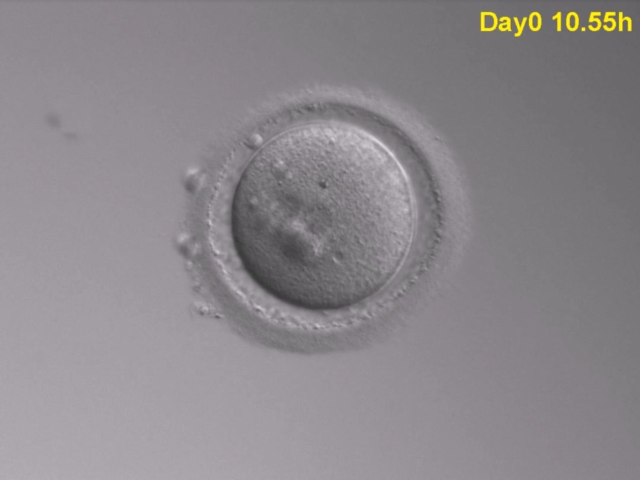
#> input picture code/html/img/20180725183944.jpg, 1280 x 960 px (shown at 1/2 size)
$ python -i embryo_common.py   (imports and definitions only)   (older library calls are emulated)
#> lines starting #> are read from the running program, lines starting #| are printed output that depends on the picture; after the words box and inside, x2 and y2 are one past the last pixel; in counts of white or black regions, pixels touching at a corner belong together
# -*- coding: utf8 -*-

import numpy as np
import cv2


def to_BGR(img):
    return cv2.cvtColor(img, cv2.COLOR_GRAY2BGR)


# 求胚胎外部轮廓
def outer_edge(img, thresh=3500, resol=3.75):
#> called with thresh = 3500, resol = 3.75
    from math import pi

    # 非邻近点平均值算法去噪
    img1 = cv2.fastNlMeansDenoising(img, 10, 4, 1)
    # 可适应性高斯算法求图像临界区
    img2 = cv2.adaptiveThreshold(
        img1, 5, cv2.ADAPTIVE_THRESH_GAUSSIAN_C, cv2.THRESH_BINARY, 3, 1
    )
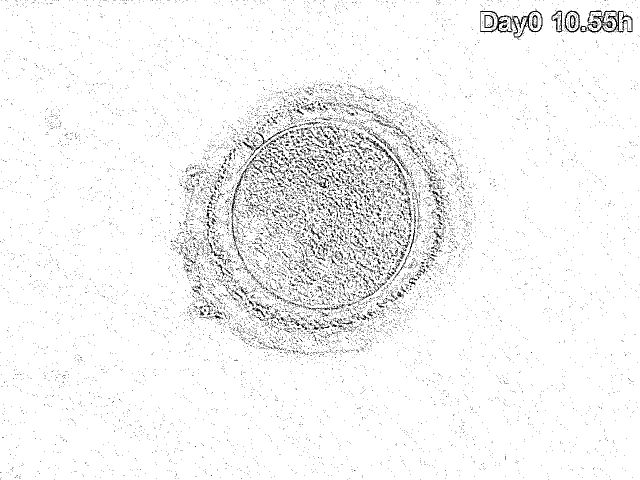
#> img2: shape (960, 1280) (shown at 1/2 size); values 0 (black) and 5 (white), 95.6% white; black in thin lines or dots
    # 拉普拉斯算法求图像边缘
    img3 = cv2.Laplacian(img2, cv2.CV_64F, ksize=1).astype(np.uint8)
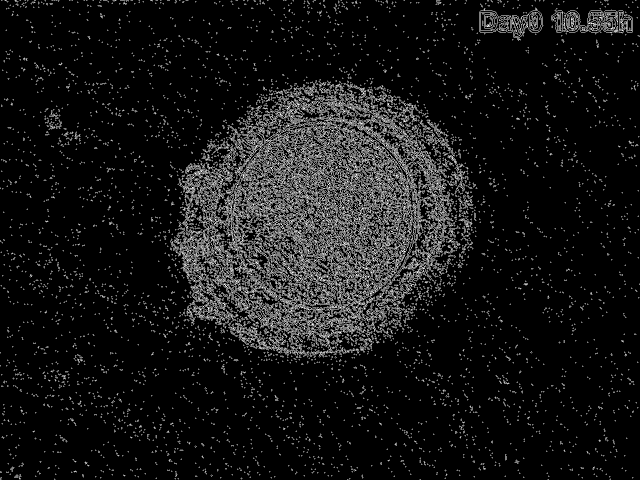
#> img3: shape (960, 1280) (shown at 1/2 size); min 0, max 251, mean 21.7
    # 求图像所有闭合轮廓
    _, cnt, _ = cv2.findContours(img3, cv2.RETR_TREE, cv2.CHAIN_APPROX_TC89_L1)
#> cnt = 10138 contours, 9471 with area under 20; largest, box (x1, y1, x2, y2) and area: (340, 174, 910, 714) 162176, (473, 416, 677, 611) 14733, (1102, 19, 1266, 68) 5628, (959, 16, 1087, 80) 4616, (740, 241, 870, 403) 4394
    area_array = np.array([cv2.contourArea(c) for c in cnt])
#> area_array = 10138 values, max 162175.5 at index 4094, min 0 at index 0, mean 27.4
    max_area = area_array.max() / (resol * resol)
#> max_area = 11532.5
    if max_area > thresh:
        return cnt[np.argmax(area_array)], max_area, np.sqrt(max_area / pi) * 2
    else:
        return None, None, None


# 求胚胎细胞轮廓
def cell_edge(img, thresh=2500, resol=3.75):
    from math import pi

    img1 = cv2.fastNlMeansDenoising(img, 10, 4, 5)
    img2 = cv2.adaptiveThreshold(
        img1, 5, cv2.ADAPTIVE_THRESH_GAUSSIAN_C, cv2.THRESH_BINARY, 3, 1
    )
    img3 = cv2.Laplacian(img2, cv2.CV_64F, ksize=3).astype(np.uint8)
    _, cnt, _ = cv2.findContours(img3, cv2.RETR_TREE, cv2.CHAIN_APPROX_TC89_L1)
    area_array = np.array([cv2.contourArea(c) / (resol * resol) for c in cnt])
    cnt = np.array(cnt)
    avail_zone = cnt[area_array > thresh]
    avail_area = area_array[area_array > thresh]
    if len(avail_zone) == 2:
        return (
            (avail_zone[0], avail_area[0], np.sqrt(avail_area[0] / pi) * 2),
            (avail_zone[1], avail_area[1], np.sqrt(avail_area[1] / pi) * 2),
        )
    elif len(avail_zone) == 1:
        return ((avail_zone[0], avail_area[0], np.sqrt(avail_area[0] / pi) * 2),)
    else:
        return None, None, None

>>> import cv2
>>> picture = cv2.imread('../../html/img/20180725183944.jpg', cv2.IMREAD_GRAYSCALE)
>>> result = outer_edge(picture)
#> result = 3 items, first 3: contour of 3756 points, box (x1, y1, x2, y2) (340, 174, 910, 714), area 162176, 11532.5, 121.2

$ run again, on code/html/img/20180711111150.png
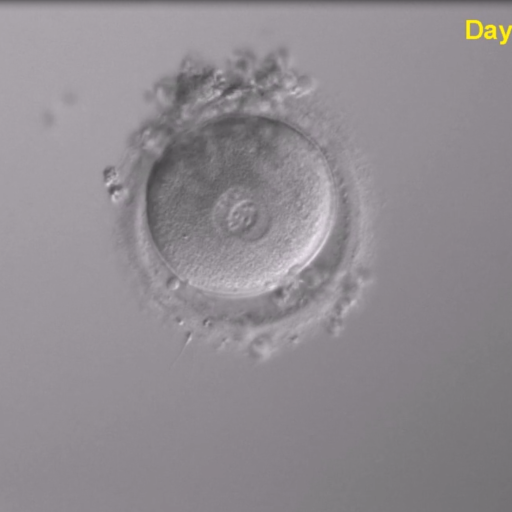
#> input picture code/html/img/20180711111150.png, 1024 x 1024 px (shown at 1/2 size)
#> in outer_edge, `img2 = cv2.adaptiveThreshold( img1, 5, cv2.ADAPTIVE_THRESH_GAUSSIAN_C,..`:
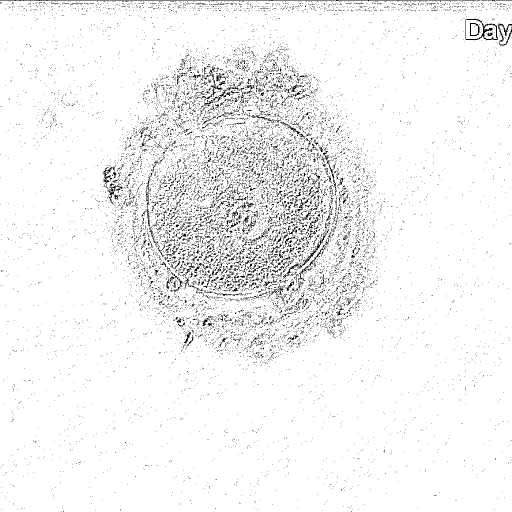
#> img2: shape (1024, 1024) (shown at 1/2 size); values 0 (black) and 5 (white), 95.2% white; black in thin lines or dots
#> in outer_edge, `img3 = cv2.Laplacian(img2, cv2.CV_64F, ksize=1).astype(np.uint8)`:
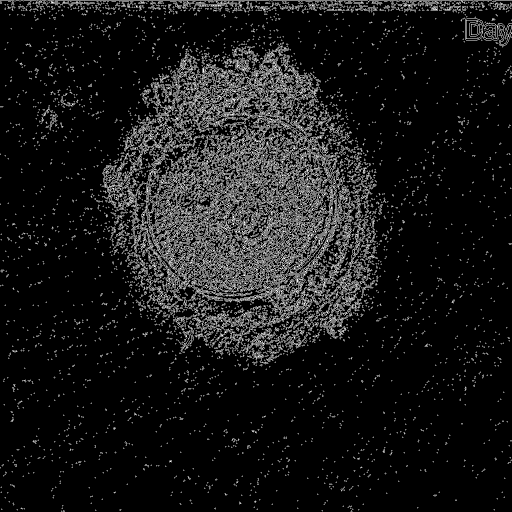
#> img3: shape (1024, 1024) (shown at 1/2 size); min 0, max 251, mean 24.4
#> cnt = 8650 contours, 8023 with area under 20; largest, box (x1, y1, x2, y2) and area: (204, 91, 708, 657) 120388, (930, 34, 1024, 93) 3218, (452, 403, 573, 515) 3072, (599, 307, 668, 432) 2386, (0, 0, 1024, 22) 1890
#> area_array = 8650 values, max 120387.5 at index 4021, min 0 at index 0, mean 23.98
#> max_area = 8560.9
#> result = 3 items, first 3: contour of 5100 points, box (x1, y1, x2, y2) (204, 91, 708, 657), area 120388, 8560.9, 104.4
